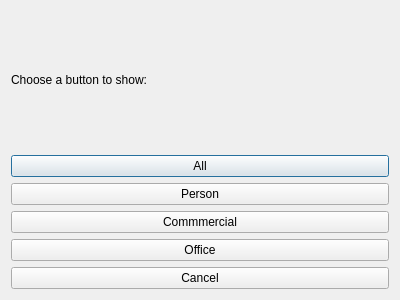
<?xml version="1.0" encoding="UTF-8"?>
<ui version="4.0">
 <class>Dialog_read</class>
 <widget class="QDialog" name="Dialog_read">
  <property name="geometry">
   <rect>
    <x>0</x>
    <y>0</y>
    <width>400</width>
    <height>300</height>
   </rect>
  </property>
  <property name="minimumSize">
   <size>
    <width>200</width>
    <height>120</height>
   </size>
  </property>
  <property name="windowTitle">
   <string>Dialog</string>
  </property>
  <layout class="QGridLayout" name="gridLayout">
   <item row="0" column="0">
    <layout class="QVBoxLayout" name="verticalLayout">
     <item>
      <widget class="QLabel" name="label">
       <property name="text">
        <string>Choose a button to show:</string>
       </property>
      </widget>
     </item>
     <item>
      <layout class="QVBoxLayout" name="verticalLayout_2">
       <item>
        <widget class="QPushButton" name="read_a">
         <property name="text">
          <string>All</string>
         </property>
        </widget>
       </item>
       <item>
        <widget class="QPushButton" name="read_b">
         <property name="text">
          <string>Person</string>
         </property>
        </widget>
       </item>
       <item>
        <widget class="QPushButton" name="read_c">
         <property name="text">
          <string>Commmercial</string>
         </property>
        </widget>
       </item>
       <item>
        <widget class="QPushButton" name="read_d">
         <property name="text">
          <string>Office</string>
         </property>
        </widget>
       </item>
       <item>
        <widget class="QPushButton" name="read_e">
         <property name="text">
          <string>Cancel</string>
         </property>
        </widget>
       </item>
      </layout>
     </item>
    </layout>
   </item>
  </layout>
 </widget>
 <resources/>
 <connections/>
</ui>
